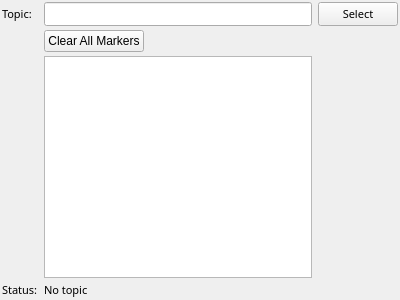
<?xml version="1.0" encoding="UTF-8"?>
<ui version="4.0">
 <class>marker_config</class>
 <widget class="QWidget" name="marker_config">
  <property name="geometry">
   <rect>
    <x>0</x>
    <y>0</y>
    <width>400</width>
    <height>300</height>
   </rect>
  </property>
  <property name="windowTitle">
   <string>Form</string>
  </property>
  <property name="styleSheet">
   <string notr="true"/>
  </property>
  <layout class="QGridLayout" name="gridLayout">
   <property name="leftMargin">
    <number>2</number>
   </property>
   <property name="topMargin">
    <number>2</number>
   </property>
   <property name="rightMargin">
    <number>2</number>
   </property>
   <property name="bottomMargin">
    <number>2</number>
   </property>
   <property name="verticalSpacing">
    <number>4</number>
   </property>
   <item row="5" column="3" colspan="2">
    <widget class="QLabel" name="status">
     <property name="font">
      <font>
       <family>Sans Serif</family>
       <pointsize>8</pointsize>
      </font>
     </property>
     <property name="styleSheet">
      <string notr="true"/>
     </property>
     <property name="text">
      <string>No topic</string>
     </property>
     <property name="wordWrap">
      <bool>true</bool>
     </property>
    </widget>
   </item>
   <item row="2" column="3">
    <widget class="QLineEdit" name="topic">
     <property name="font">
      <font>
       <family>Sans Serif</family>
       <pointsize>8</pointsize>
      </font>
     </property>
    </widget>
   </item>
   <item row="5" column="0">
    <widget class="QLabel" name="label_2">
     <property name="font">
      <font>
       <family>Sans Serif</family>
       <pointsize>8</pointsize>
      </font>
     </property>
     <property name="text">
      <string>Status:</string>
     </property>
    </widget>
   </item>
   <item row="2" column="4">
    <widget class="QPushButton" name="selecttopic">
        <property name="sizePolicy">
         <sizepolicy hsizetype="Fixed" vsizetype="Fixed">
          <horstretch>0</horstretch>
          <verstretch>0</verstretch>
         </sizepolicy>
        </property>
     <property name="font">
      <font>
       <family>Sans Serif</family>
       <pointsize>8</pointsize>
      </font>
     </property>
     <property name="styleSheet">
      <string notr="true"/>
     </property>
     <property name="text">
      <string>Select</string>
     </property>
    </widget>
   </item>
   <item row="2" column="0">
    <widget class="QLabel" name="label">
     <property name="font">
      <font>
       <family>Sans Serif</family>
       <pointsize>8</pointsize>
      </font>
     </property>
     <property name="text">
      <string>Topic:</string>
     </property>
    </widget>
   </item>
   <item row="3" column="3">
    <widget class="QPushButton" name="clear">
        <property name="sizePolicy">
         <sizepolicy hsizetype="Fixed" vsizetype="Fixed">
          <horstretch>0</horstretch>
          <verstretch>0</verstretch>
         </sizepolicy>
        </property>
     <property name="text">
      <string>Clear All Markers</string>
     </property>
    </widget>
   </item>
   <item row="4" column="3">
    <widget class="QListWidget" name="nsList"/>
   </item>
  </layout>
 </widget>
 <resources/>
 <connections/>
 <slots>
  <slot>SelectColor()</slot>
  <slot>SelectTopic()</slot>
  <slot>TopicEdited()</slot>
  <slot>PositionToleranceChanged(double)</slot>
  <slot>AngleToleranceChanged(double)</slot>
 </slots>
</ui>
